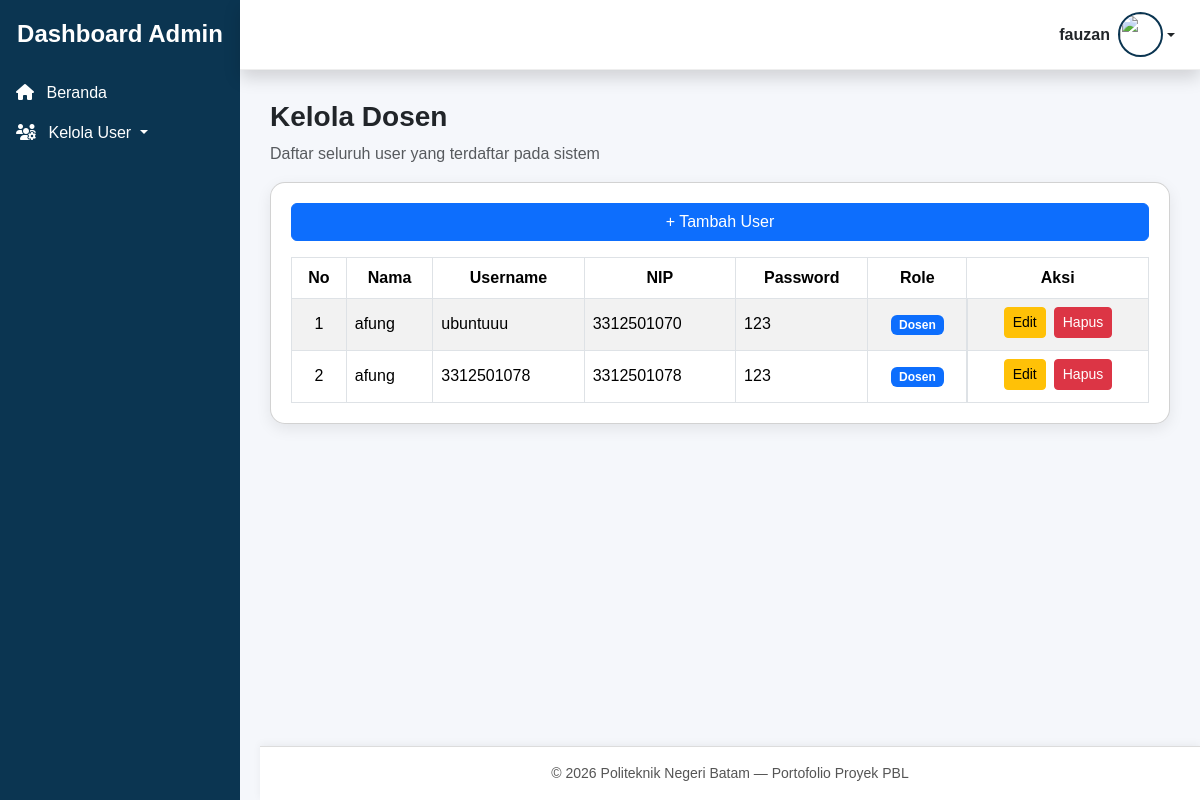
/admin/kelola_dosen.php (signed in), run on an earlier commit of the app's database.
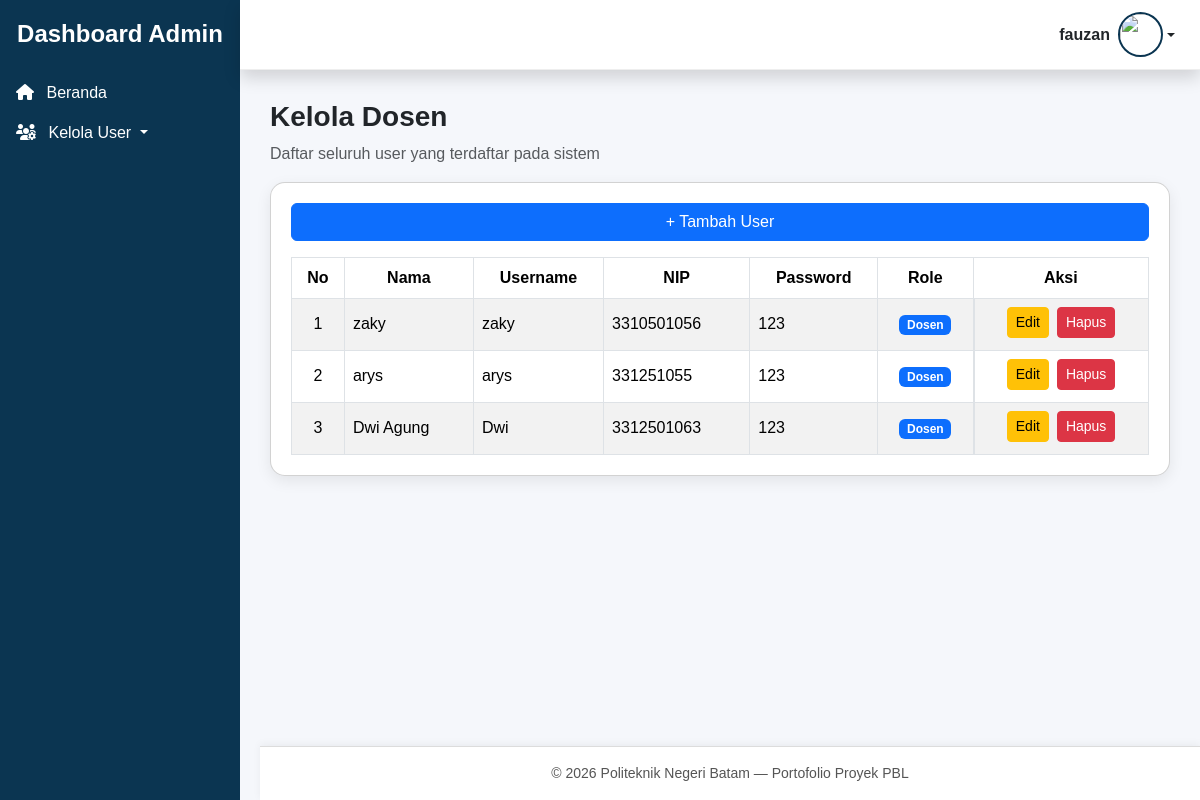
And on a later commit of the database.
### tables this page shows
CREATE TABLE `users` (
  `id_user` int NOT NULL,
  `nama` varchar(100) DEFAULT NULL,
  `username` varchar(100) DEFAULT NULL,
  `password` varchar(255) DEFAULT NULL,
  `nim` varchar(20) NOT NULL,
  `jurusan` enum('teknik elektro','teknik informatika','teknik mesin','manajemen bisnis') NOT NULL,
  `profil` varchar(255) DEFAULT NULL,
  `role` enum('mahasiswa','dosen','admin') NOT NULL
);

### admin/kelola_dosen.php (the view, shortened to what this page needs)
<?php
include "../template_admin/header.php";
include "../template_admin/sidebar.php";
include "../template_admin/topbar.php";
$result = mysqli_query($koneksi, "SELECT * FROM users WHERE `role` = 'dosen' ORDER BY id_user DESC");
?>
<div class="content-wrapper">
  <h3 class="fw-bold">Kelola Dosen</h3>
  <p class="text-muted">Daftar seluruh user yang terdaftar pada sistem</p>
  <div class="card card-custom mt-3">
    <a href="tambah_dosen.php" class="btn btn-primary mb-3">
      + Tambah User
    </a>
    <div class="table-responsive">
      <table class="table table-bordered table-striped table-hover align-middle mb-0">
        <thead>
          <tr class="text-center">
            <th>No</th>
            <th>Nama</th>
            <th>Username</th>
            <th>NIP</th>
            <th>Password</th>
            <th>Role</th>
            <th>Aksi</th>
          </tr>
        </thead>
        <tbody>
          <?php
          $no = 1;
          while ($row = mysqli_fetch_assoc($result)) { ?>
            <tr>
              <td class="text-center"><?= $no++ ?></td>
              <td><?= $row['nama'] ?></td>
              <td><?= $row['username'] ?></td>
              <td><?= $row['nim'] ?></td>
              <td><?= $row['password'] ?></td>
              <td class="text-center">
                <span class="badge
                  <?= ($row['role'] == 'admin' ? 'bg-danger' :
                      ($row['role'] == 'dosen' ? 'bg-primary' : 'bg-success')) ?>">
                  <?= ucfirst($row['role']) ?>
                </span>
              </td>
              <td class="text-center d-flex gap-2 justify-content-center">
                <a href="edit_dosen.php?id=<?= $row['id_user'] ?>"
                   class="btn btn-warning btn-sm mb-1">
                  Edit
                </a>
                <a href="hapus.php?id=<?= $row['id_user'] ?>&page=dosen"
                   class="btn btn-danger btn-sm mb-1"
                   onclick="return confirm('Yakin ingin menghapus user ini?')">
                  Hapus
                </a>
              </td>
            </tr>
          <?php } ?>
        </tbody>
      </table>
    </div>
  </div>
</div>
<?php include "../template_admin/footer.php"; ?>

What changed in the data, as far as the page shows it:
removed users: nama "afung", username "3312501078", nim "3312501078", password "123", role "Dosen"
added users: nama "zaky", username "zaky", nim "3310501056", password "123", role "Dosen"
added users: nama "arys", username "arys", nim "331251055", password "123", role "Dosen"
changed users: nama "afung" → "Dwi Agung"; username "ubuntuuu" → "Dwi"; nim "3312501070" → "3312501063"
